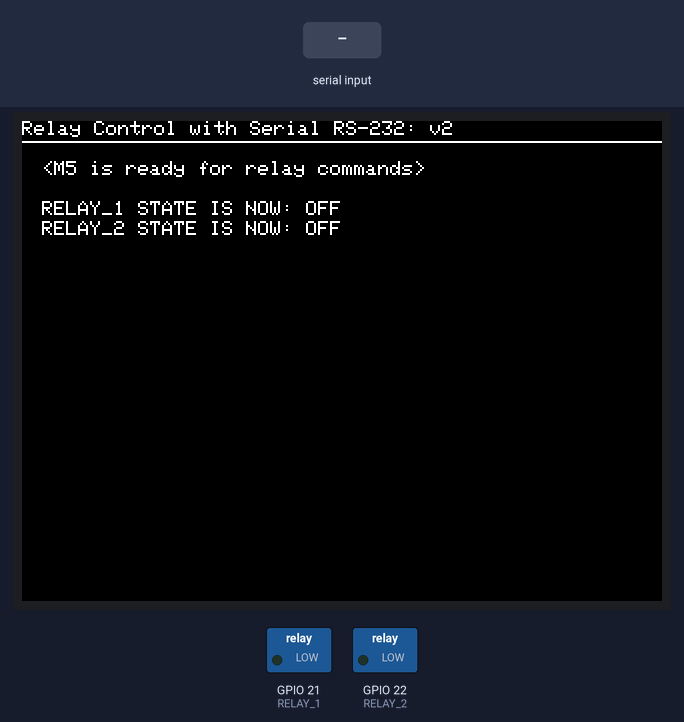
Bench run of a program on a simulated ESP32. Shown: 320×240 colour display, switched loads named in the program (green lamp = pin HIGH). Inputs (shaded band) come from the test bench. What the program prints to the serial monitor is not drawn.

Above: at 1.3 s.
1.4 s: "<11>" received over the second serial link
At 1.8 s:
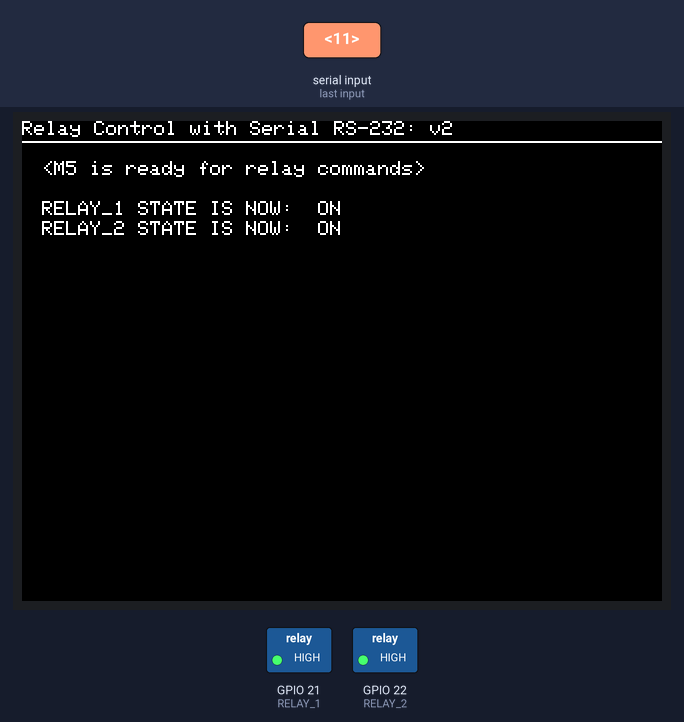
2.9 s: "<01>" received over the second serial link
At 4.1 s:
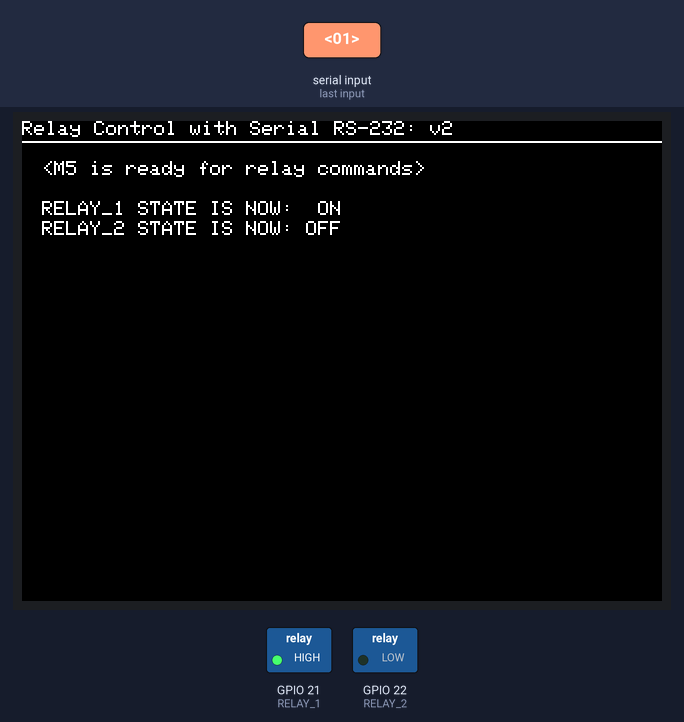
4.4 s: "<10>" received over the second serial link
At 5.2 s:
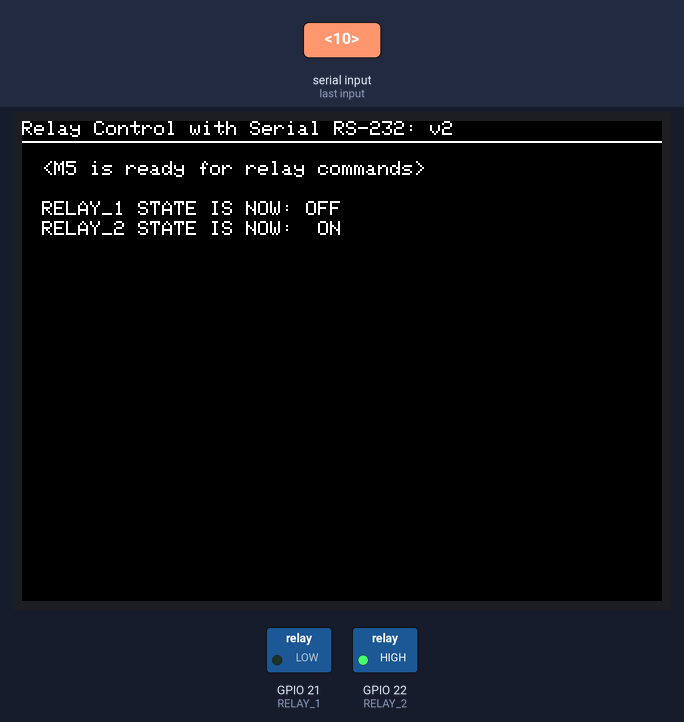
5.9 s: "<00>" received over the second serial link
At 6.4 s:
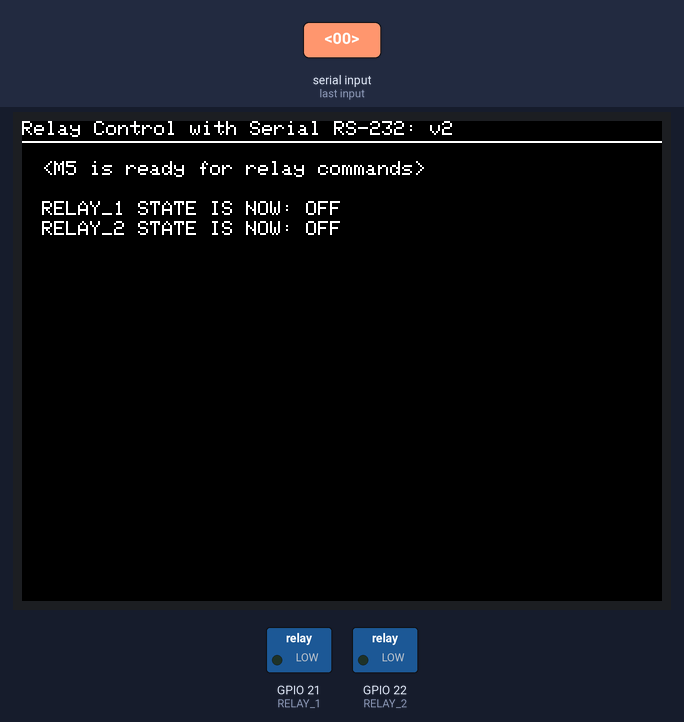
Timing chart, 0 to 8.4 s (numbered marks = the images above; inputs shaded):
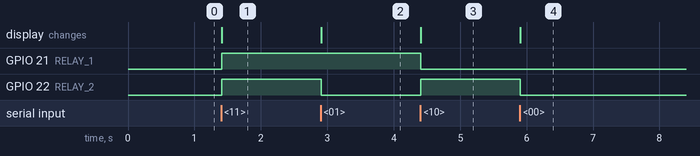

Measured:
- after the input at 1.4 s, GPIO 21 (RELAY_1), GPIO 22 (RELAY_2): LOW → HIGH at once; the display: changes at once (image 1)
- after the input at 2.9 s, GPIO 22 (RELAY_2): HIGH → LOW at once; the display: changes at once (image 2)
- after the input at 4.4 s, GPIO 21 (RELAY_1): HIGH → LOW at once; GPIO 22 (RELAY_2): LOW → HIGH at once; the display: changes at once (image 3)
- after the input at 5.9 s, GPIO 22 (RELAY_2): HIGH → LOW at once; the display: changes at once (image 4)

The program:

main.cpp
```cpp
#include <M5Stack.h>

// This M5Stack Core 2 script controls two relays serial data
// from the serial monitor, capturing the individual
// characters, then evaluating the contents them to see what
// ostate the relas should be in. Relay packet design is as follows:
// 	<00> : all relays off
//	<01> : relay 1 on
//	<10> : relay 2 on
//	<11> : both relays on

const int RELAY_1 = 21;  // the board pin, which connects to the IN pin of relay
const int RELAY_2 = 22;  // the board pin, which connects to the IN pin of relay

const byte numChars = 32;
char receivedChars[numChars];
boolean newData = false;

void setup() {
  M5.begin();
  M5.Power.begin();
  Serial.begin(115200);
  Serial1.begin(115200, SERIAL_8N1, 16, 17); // Configure serial port that will be read to control relays
  pinMode(RELAY_1, OUTPUT); // Set pin 21 to output mode.
  pinMode(RELAY_2, OUTPUT); // Set pin 22 to output mode.
  digitalWrite(RELAY_1, LOW); // Set relay 1 to off at startup
  digitalWrite(RELAY_2, LOW); // Set relay 2 to off at startup
  M5.Lcd.print("Relay Control with Serial RS-232: v2");
  M5.Lcd.drawLine(0, 10, 320, 10, WHITE);
  M5.Lcd.setCursor(10, 40);
  M5.Lcd.print("RELAY_1 STATE IS NOW: OFF");
  M5.Lcd.setCursor(10, 50);
  M5.Lcd.print("RELAY_2 STATE IS NOW: OFF");
  M5.Lcd.setCursor(10, 20);
  M5.Lcd.print("<M5 is ready for relay commands>");
  Serial1.write("<M5 is ready for relay commands>");
  Serial1.flush();
  Serial.print("<M5 is ready for relay commands>");
  Serial.println();
}

void recvWithStartEndMarkers() {
  static boolean recvInProgress = false;
  static byte ndx = 0;
  char startMarker = '<';
  char endMarker = '>';
  char rc;

  while (Serial1.available() > 0 && newData == false) {
    rc = Serial1.read();

    if (recvInProgress == true) {
      if (rc != endMarker) {
        receivedChars[ndx] = rc;
        ndx++;
        if (ndx >= numChars) {
          ndx = numChars - 1;
        }
      } else {
        receivedChars[ndx] = '\0';  // terminate the string
        recvInProgress = false;
        ndx = 0;
        newData = true;
      }
    }

    else if (rc == startMarker) {
      recvInProgress = true;
    }
  }
}

void showNewData() {
  if (newData == true) {
    Serial.print("Recieved ... ");
    Serial.println(receivedChars);

    if (strcmp(receivedChars, "11") == 0) { // if <11> is sent turn RELAY 1 on
      M5.Lcd.setCursor(10, 40);
      M5.Lcd.print("RELAY_1 STATE IS NOW:  ON");
      M5.Lcd.setCursor(10, 50);
      M5.Lcd.print("RELAY_2 STATE IS NOW:  ON");
      digitalWrite(RELAY_1, HIGH);
      digitalWrite(RELAY_2, HIGH);
      Serial1.write("<11>"); // send a message back that shows the current state of the relay
      Serial1.flush();
      Serial.println("RELAY_1 AND RELAY_2 STATE IS NOW: ON");
    }

    if (strcmp(receivedChars, "00") == 0)
    { // if <00> is sent: both relays off
      M5.Lcd.setCursor(10, 40);
      M5.Lcd.print("RELAY_1 STATE IS NOW: OFF");
      M5.Lcd.setCursor(10, 50);
      M5.Lcd.print("RELAY_2 STATE IS NOW: OFF");
      digitalWrite(RELAY_1, LOW);
      digitalWrite(RELAY_2, LOW);
      Serial1.write("<00>"); // send a message back that shows the current state of the relay
      Serial1.flush();
      Serial.println("RELAY_1 AND RELAY_2 STATE IS NOW: OFF");
    }

    if (strcmp(receivedChars, "01") == 0)
    { // if <01> is sent: relay 2 is off and relay 1 is on
      M5.Lcd.setCursor(10, 40);
      M5.Lcd.print("RELAY_1 STATE IS NOW:  ON");
      M5.Lcd.setCursor(10, 50);
      M5.Lcd.print("RELAY_2 STATE IS NOW: OFF");
      digitalWrite(RELAY_1, HIGH);
      digitalWrite(RELAY_2, LOW);
      Serial1.write("<01>"); // send a message back that shows the current state of the relay
      Serial1.flush();
      Serial.println("RELAY_1 STATE IS NOW: ON");
    }

    if (strcmp(receivedChars, "10") == 0)
    { // if <10> is sent: relay 2 is on and relay 1 is off
      M5.Lcd.setCursor(10, 50);
      M5.Lcd.print("RELAY_2 STATE IS NOW:  ON");
      M5.Lcd.setCursor(10, 40);
      M5.Lcd.print("RELAY_1 STATE IS NOW: OFF");
      digitalWrite(RELAY_2, HIGH);
      digitalWrite(RELAY_1, LOW);
      Serial1.write("<10>"); // send a message back that shows the current state of the relay
      Serial1.flush();
      Serial.println("RELAY_2 STATE IS NOW: ON");
    }

    newData = false;
  }
}

void loop() {
  recvWithStartEndMarkers();
  showNewData();
}
```
